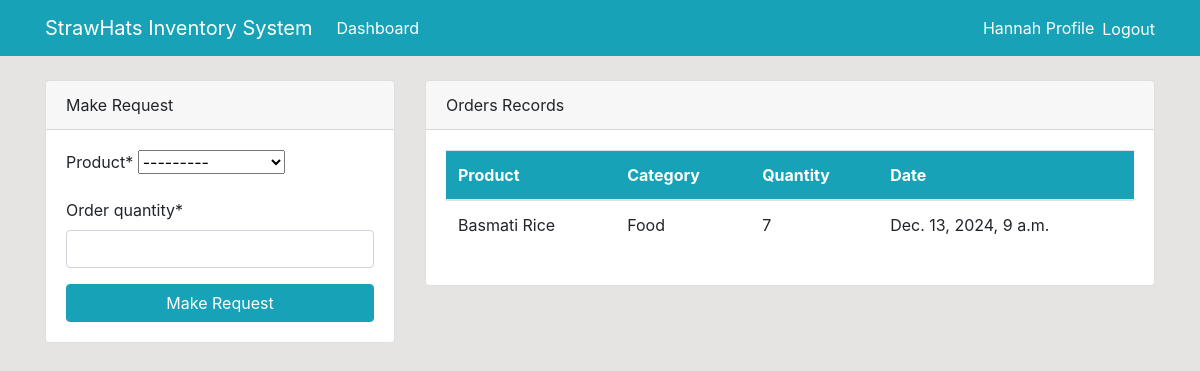
Page /dashboard/ (signed in) on the earlier database version.
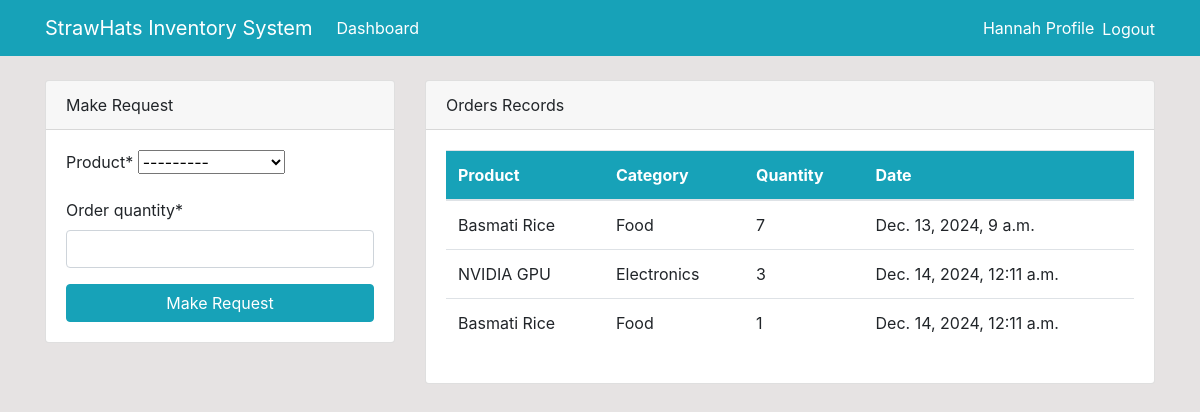
Same page on the later database version.
### dashboard/models.py (models this page shows, shortened)
class Order(models.Model):
    product = models.ForeignKey(Product, on_delete=models.CASCADE, null=True)
    staff = models.ForeignKey(User, models.CASCADE, null=True)
    order_quantity = models.PositiveIntegerField(null=True)
    date = models.DateTimeField(auto_now_add=True)
    class Meta:
        verbose_name_plural = 'Order'

class Product(models.Model):
    name = models.CharField(max_length=100, null=True)
    category=models.CharField(max_length=20, choices=CATEGORY, null=True)
    quantity=models.PositiveIntegerField(null=True)
    class Meta:
        verbose_name_plural = 'Product'
    def __str__(self):
        return f'{self.name}-{self.quantity}'

### dashboard/views.py (the view)
# urls.py: path('dashboard/', views.index, name='dashboard-index'),
@login_required
def index(request):
    orders = Order.objects.all()
    products = Product.objects.all()
    if request.method == 'POST':
        form = OrderForm(request.POST)
        if form.is_valid():
            instance = form.save(commit=False)
            instance.staff = request.user
            instance.save()
            return redirect('dashboard-index')
    else:
        form = OrderForm()
    context = {
        'orders' : orders,
        'form': form,
        'products' : products,
    }
    return render(request, 'dashboard/index.html', context)

### dashboard/forms.py
class OrderForm(forms.ModelForm):
    class Meta:
        model = Order
        fields = ['product', 'order_quantity']

### templates/dashboard/index.html (shortened to what the changed rows need)
{% extends 'partials/base.html' %}
{% block content %}
{% if user.is_authenticated and user.is_staff and user.is_superuser %}
{% include 'partials/topnav.html' %}
<div class="container mt-5">
    <div class="row">
        <div class="col-md-6 mb-4">
            <div class="card shadow-sm">
                <div class="card-header bg-info text-white text-center">
                    <h4>Product Distribution (Pie Chart)</h4>
                </div>
                <div class="card-body">
                    <canvas id="myChart1" width="400" height="300"></canvas>
                    <script>
                        var ctx = document.getElementById('myChart1').getContext('2d');
                        var myChart1 = new Chart(ctx, {
                            type: 'pie',
                            data: {
                                labels: [{% for order in orders  %} '{{ order.product.name }}', {% endfor %}],
                                datasets: [{
                                    label: 'Orders',
                                    data: [{% for order in orders %} {{order.order_quantity}}, {%endfor%}],
                                    backgroundColor: [
                                        'rgba(255, 99, 132, 1)',
                                        'rgba(54, 162, 235, 1)',
                                        'rgba(255, 206, 86, 1)',
                                        'rgba(75, 192, 192, 1)',
                                        'rgba(153, 102, 255, 1)',
                                        'rgba(25, 159, 64, 1)',
                                        'rgba(211, 99, 132, 1)',
                                        'rgba(234, 162, 235, 1)',
                                        'rgba(255, 206, 86, 1)',
                                        'rgba(34, 142, 192, 1)',
                                        'rgba(153, 102, 255, 1)',
                                        'rgba(255, 159, 64, 1)',
                                    ],
                                    borderColor: [
                                        'rgba(255, 99, 132, 1)',
                                        'rgba(54, 162, 235, 1)',
                                        'rgba(255, 206, 86, 1)',
                                        'rgba(75, 192, 192, 1)',
                                        'rgba(153, 102, 255, 1)',
                                        'rgba(255, 159, 64, 1)',
                                        'rgba(25, 159, 64, 1)',
                                        'rgba(211, 99, 132, 1)',
                                        'rgba(234, 162, 235, 1)',
                                        'rgba(255, 206, 86, 1)',
                                        'rgba(34, 142, 192, 1)',
                                        'rgba(153, 102, 255, 1)',
                                        'rgba(255, 159, 64, 1)',
                                    ],
                                    borderWidth: 1
                                }]
                            },
                            options: {
                                scales: {
                                    yAxes: [{
                                        ticks: {
                                            beginAtZero: true
                                        }
                                    }]
                                }
                            }
                        });
                    </script>
                </div>
            </div>
        </div>
        <div class="col-md-6 mb-4">
            <div class="card shadow-sm">
                <div class="card-header bg-info text-white text-center">
                    <h4>Product Sales (Bar Chart)</h4>
                </div>
                <div class="card-body">
                    <canvas id="myChart" width="400" height="300"></canvas>
                    <script>
                        var ctx = document.getElementById('myChart').getContext('2d');
                        var myChart = new Chart(ctx, {
                            type: 'bar',
                            data: {
                                labels: [{% for product in products %} '{{ product.name }}', {% endfor %}],
                                datasets: [{
                                    label: 'Products',
                                    data: [{% for product in products %} {{ product.quantity}}, {% endfor %}],
                                    backgroundColor: [
                                        'rgba(255, 99, 132, 1)',
                                        'rgba(54, 162, 235, 1)',
                                        'rgba(255, 206, 86, 1)',
                                        'rgba(75, 192, 192, 1)',
                                        'rgba(153, 102, 255, 1)',
                                        'rgba(255, 159, 64, 1)',
                                        'rgba(255, 206, 86, 1)',
                                        'rgba(75, 192, 192, 1)',
                                        'rgba(153, 102, 255, 1)',
                                        'rgba(255, 159, 64, 1)',
                                        'rgba(25, 159, 64, 1)',
                                        'rgba(211, 99, 132, 1)',
                                        'rgba(234, 162, 235, 1)',
                                        'rgba(255, 206, 86, 1)',
                                        'rgba(34, 142, 192, 1)',
                                        'rgba(153, 102, 255, 1)',
                                        'rgba(255, 159, 64, 1)',
                                    ],
                                    borderColor: [
                                        'rgba(255, 99, 132, 1)',
                                        'rgba(54, 162, 235, 1)',
                                        'rgba(255, 206, 86, 1)',
                                        'rgba(75, 192, 192, 1)',
                                        'rgba(153, 102, 255, 1)',
                                        'rgba(255, 159, 64, 1)'
                                    ],
                                    borderWidth: 1
                                }]
                            },
                            options: {
                                scales: {
                                    yAxes: [{
                                        ticks: {
                                            beginAtZero: true
                                        }
                                    }]
                                }
                            }
                        });
                    </script>
                </div>
            </div>
        </div>
    </div>
</div>
{% else %}
{% include 'dashboard/staff_index.html' %}
{% endif %}
{% endblock %}

### templates/dashboard/staff_index.html (shortened to what this page needs)
{% load crispy_forms_tags %}
<div class="container">
    <div class="row mt-4">
        <div class="col-md-4">
            <div class="card">
                <div class="card-header">
                    Make Request
                </div>
                <div class="card-body">
                    <form method="POST">
                        {{ form|crispy }}
                        <input class="btn btn-info btn-block" type="submit" value="Make Request">
                    </form>
                </div>
            </div>
        </div>
        <div class="col-md-8">
            <div class="card">
                <div class="card-header">
                    Orders Records
                </div>
                <div class="card-body">
                    <table class="table bg-white">
                        <thead class="bg-info text-white">
                            <tr>
                                <th scope="col">Product</th>
                                <th scope="col">Category</th>
                                <th scope="col">Quantity</th>
                                <th scope="col">Date</th>
                            </tr>
                        </thead>
                        <tbody>
                            {% for order in orders %}
                            {% if order.staff == user %}
                            <tr>
                                <td>{{ order.product.name }}</td>
                                <td>{{ order.product.category }}</td>
                                <td>{{ order.order_quantity }}</td>
                                <td>{{ order.date }}</td>
                            </tr>
                            {% endif %}
                            {% endfor %}
                        </tbody>
                    </table>
                </div>
            </div>
        </div>
    </div>
</div>

Differences in the rows shown:
added Order: product.name "NVIDIA GPU", product.category "Electronics", order_quantity "3", date "Dec. 14, 2024, 12:11 a.m."
added Order: product.name "Basmati Rice", product.category "Food", order_quantity "1", date "Dec. 14, 2024, 12:11 a.m."
